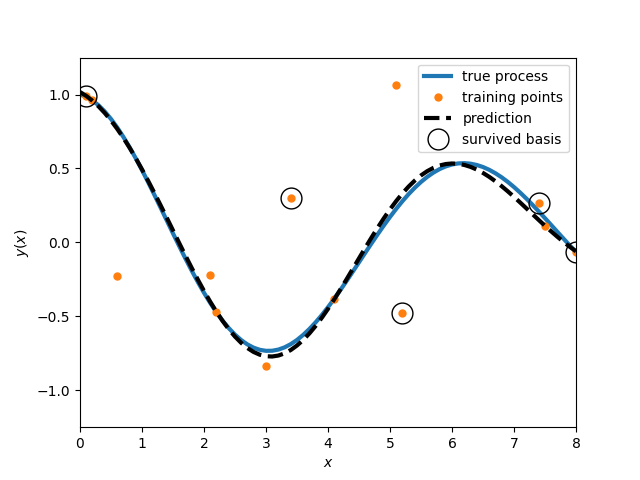

The script that saved this image:
#!usr/bin/env python

#
# Robust Linear Regression with l1-regularizer
# Author: Fangtong Liu
# Date: 06/14/2020
#

import numpy as np
import matplotlib.pyplot as plt


def basis(x1, x2):
    """compute basis (design) matrix"""
    s = 1.75  # bandwidth (length-scale)
    return np.exp(-np.linalg.norm(x1 - x2) ** 2 / (2 * s ** 2))


if __name__ == "__main__":

    # create a dataset
    z = np.arange(0, 8.1, 0.1)
    y = np.exp(-0.1 * z) * np.cos(z)  # true process

    # pick some training points randomly
    N = 15  # number of training points
    idx = np.unique(np.floor(np.random.rand(N, 1) * len(z)))
    N = len(idx)
    idx = idx.astype(int)
    x = z[idx]  # training input
    t = y[idx] + 0.05 * np.random.randn(N, 1).reshape(-1)  # noisy target

    # add a few outliers
    outliers = np.unique(np.floor(np.random.rand(5, 1) * len(t)))  # random indicies
    outliers = outliers.astype(int)
    t[outliers] = t[outliers] + (2 * np.random.rand(len(outliers), 1) - 1).reshape(-1)

    # here solve for w in a linear model y = w^T * phi
    # compute vasis (design) matrix
    Phi = np.zeros([len(x), len(x)+1])
    Phi[:, 0] = 1  # bias basis
    for i in range(Phi.shape[0]):
        for j in range(Phi.shape[1]-1):
            Phi[i, j+1] = basis(x[i], x[j])

    # solve for initial w using least squares with l_2 regularizer
    w_init = np.dot(Phi.T, Phi) + 0.1 * np.eye(Phi.shape[1])
    w_init = np.dot(np.linalg.inv(w_init), np.dot(Phi.T, t))

    # now solve the ell_1 problem using IRLS
    max_iteration = 1000
    iter = 0
    B = np.eye(N)  # weights for ||t - Phi * w||^2
    G = np.eye(len(w_init))  # weights for ||w||^2
    r = np.zeros([N, 1])
    delta = 1e-6  # to avoid division by zero
    eps_termination = 1e-9  # termination threshold
    w = np.copy(w_init)
    w0 = np.copy(w)

    while iter < max_iteration:
        iter = iter + 1
        # compute weights
        G[0, 0] = 1 / max(delta, np.abs(w[0]))
        for i in range(N):
            B[i, i] = 1 / max(delta, np.abs(t[i] - np.dot(Phi[i, :], w)))
            G[i+1, i+1] = 1 / max(delta, np.abs(w[i+1]))
        # normalize weights
        B = B / np.sum(np.sum(B))
        G = G / np.sum(np.sum(G))

        # solve normal equations
        w = np.dot(np.dot(Phi.T, B), Phi) + 0.1 * G
        w = np.dot(np.linalg.inv(w), np.dot(np.dot(Phi.T, B), t))

        if not np.mod(iter, 10):
            print('iteration: ', iter)
            print('||w||: ', np.linalg.norm(w, 0))

        # check if converged
        if np.linalg.norm(w-w0, 0) < eps_termination:
            print('Converged')
            break
        else:
            w0 = np.copy(w)

    # find survived basis for plotting, ignoring bias
    sb = np.abs(w[1:]) > delta

    # predict at arbitrary inputs
    Phi_test = np.zeros([len(z), len(w)])
    Phi_test[:, 0] = 1  # bias basis
    for i in range(Phi_test.shape[0]):
        for j in range(Phi_test.shape[1]-1):
            Phi_test[i, j+1] = basis(z[i], x[j])

    y_test = np.dot(Phi_test, w)  # predict all at once

    ##################### plotting ##################
    # plot the true process and training points
    fig1 = plt.figure()
    plt.plot(z, y, linewidth=3, label='true process')
    plt.plot(x, t, '.', markersize=10, label='training points')
    plt.plot(z, y_test, '--', color='k', linewidth=3, label='prediction')
    plt.plot(x[sb], t[sb], 'o', fillstyle='none', color='k', markersize=15, linewidth=3, label='survived basis')
    plt.legend(loc='best')
    plt.xlabel(r'$x$')
    plt.ylabel(r'$y(x)$')
    plt.xlim([0, 8])
    plt.ylim([-1.25, 1.25])
    # fig1.savefig('lin_reg_ell1.png')
    plt.show()

    fig2 = plt.figure()
    plt.stem(w, use_line_collection=True)
    plt.xlabel('basis')
    plt.ylabel('w')
    # fig2.savefig('lin_reg_w_ell1.png')
    plt.show()



